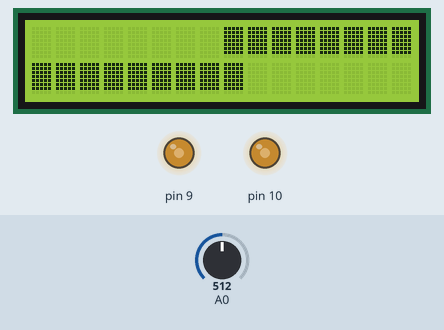
Recording of a sketch running on a simulated Arduino Uno, built with avr-gcc and run on an emulated ATmega328P. Parts: 16×2 character LCD, output pins drawn as LEDs (lit = HIGH). The inputs (shaded band) are chosen by the test bench; at power-on: A0 = 512.

Above: at 1.2 s.
1.3 s: A0 set to 716
At 1.52 s:
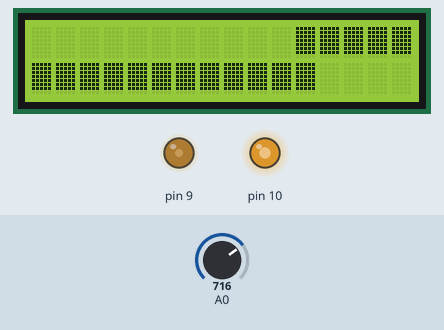
3.2 s: A0 set to 900
At 3.6 s:
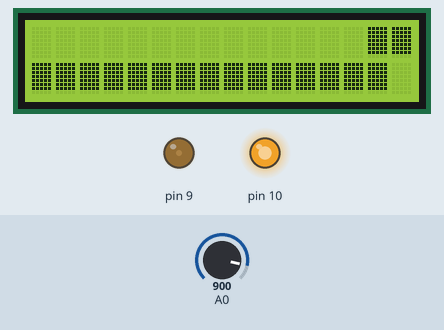
5.7 s: A0 set to 1023
At 6.1 s:
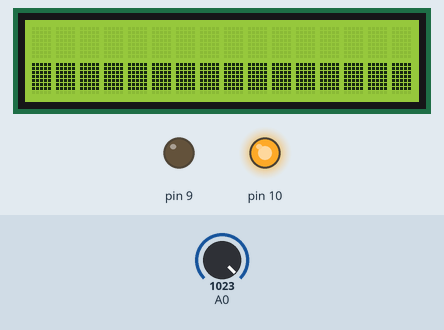
8.2 s: A0 set to 306
At 8.6 s:
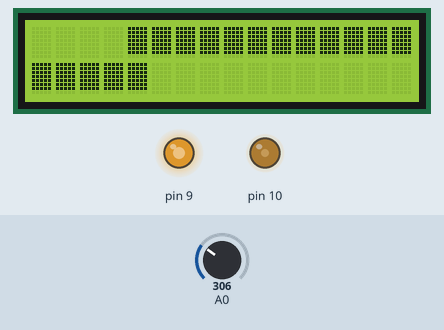
10.7 s: A0 set to 122
At 11.1 s:
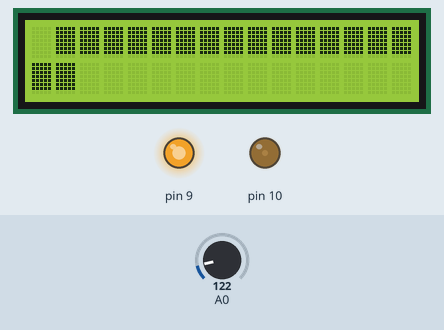
13.2 s: A0 set to 0
At 13.6 s:
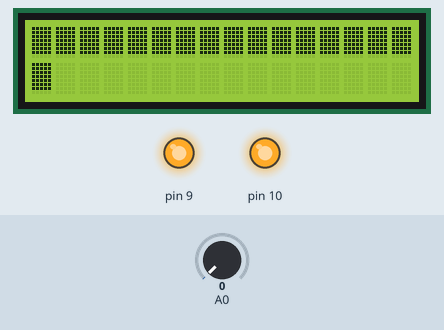
Timing chart, 0 to 16.2 s (numbered marks = the images above; inputs shaded):
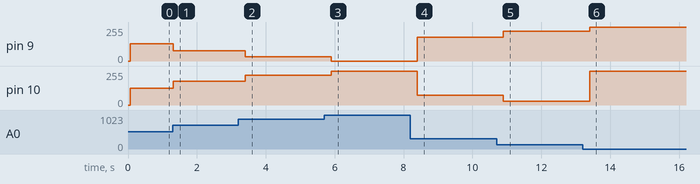

The sketch:

EjercicioNum4.ino
```cpp
#include <LiquidCrystal.h>
LiquidCrystal lcd(12, 11, 5, 4, 3, 2);

int valor;

byte Full[8] = {
  B11111,  B11111,  B11111,  B11111,  B11111,  B11111,  B11111,
};

void setup() {
  lcd.begin(16, 2);
}

void loop() {
  valor = analogRead(A0);
  valor = map (valor, 0, 1023,0,16);

  lcd.createChar(1,Full);
  for (int i=0; i<=valor; i++){
    lcd.setCursor(i,1);
    lcd.write(1);
  }
  for (int i=16; i>=valor; i--){
    lcd.setCursor(i,0);
    lcd.write(1);
  }
  valor = analogRead (A0);
  valor = map (valor, 0,1023,0,255);
  analogWrite(10,valor-1);
  analogWrite(9,(255-valor));
  delay(200);
  lcd.clear();
}
```

Measured:
- after the input at 1.3 s, pin 9: 128/255 → 77/255 at once; pin 10: 126/255 → 177/255 at once; the display: first differs from a run without the input at once (image 1)
- after the input at 3.2 s, pin 9: 77/255 → 31/255 after 0.20 s; pin 10: 177/255 → 223/255 after 0.20 s; the display: first differs from a run without the input after 0.20 s (image 2)
- after the input at 5.7 s, pin 9: 31/255 → 0/255 after 0.20 s; pin 10: 223/255 → 254/255 after 0.20 s; the display: first differs from a run without the input after 0.20 s (image 3)
- after the input at 8.2 s, pin 9: 0/255 → 179/255 after 0.20 s; pin 10: 254/255 → 75/255 after 0.20 s; the display: first differs from a run without the input after 0.20 s (image 4)
- after the input at 10.7 s, pin 9: 179/255 → 225/255 after 0.20 s; pin 10: 75/255 → 29/255 after 0.20 s; the display: first differs from a run without the input after 0.20 s (image 5)
- after the input at 13.2 s, pin 9: 225/255 → 255/255 after 0.20 s; pin 10: 29/255 → 255/255 after 0.20 s; the display: first differs from a run without the input after 0.20 s (image 6)
- what the display in image 1 shows lasts 0.4 s, from 1.3 s to 1.7 s
